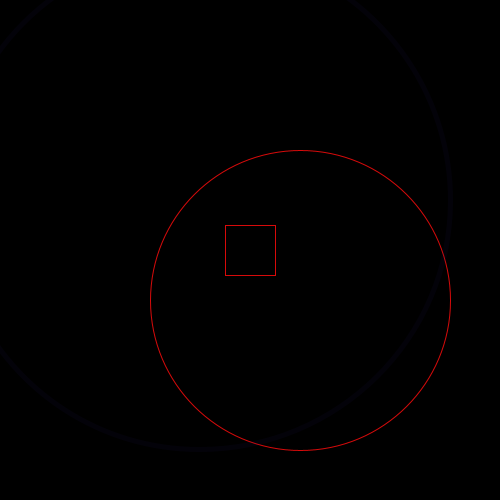
Frame 1 (no input)
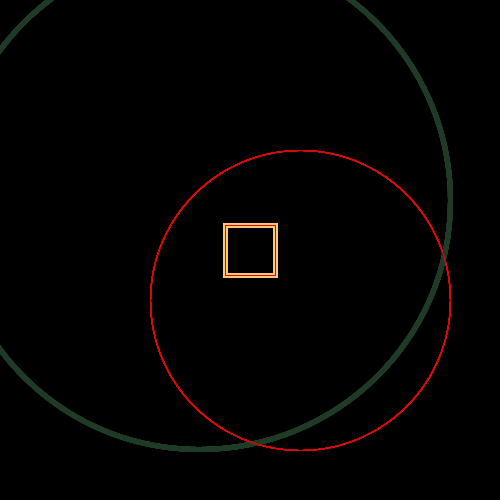
Frame 60 (the mouse pressed at the canvas centre just before this capture)
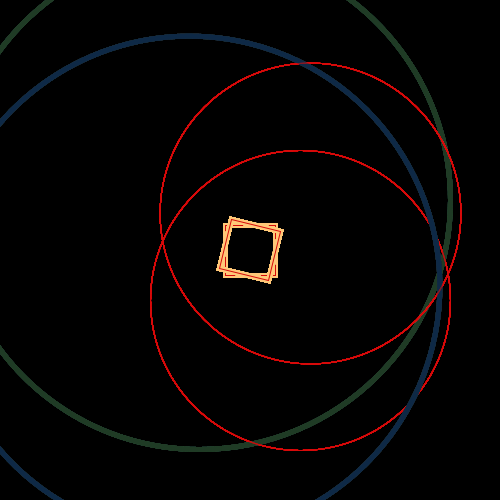
Frame 120 (the mouse held since frame 60 and released just before this capture)

The Processing sketch that drew these frames (run headless with seeded random() and noise(); from frame 60 on, the mouse is pressed at the canvas centre):

// Processing sketch: processing_142618
// ── processing_142618.pde

void setup()
{
size(500, 500);
background(0);
}

int grad = 0;

void draw()
{

  float pos = (mouseY);
  translate(width/2, height/2);
  noFill();
  rotate(pos/1);
  grad++;
  println(grad);
  stroke(255, 200, 120);
  rectMode(CENTER);

  
  rect(0, 0, 50, 50);
  ellipseMode(CENTER);
  strokeWeight(1);
  stroke(215, 10, 10);
  ellipse(50, 50, 300, 300);
  
  rect(0, 0, 50, 50);
  ellipseMode(CENTER);
  rotate(PI);
  strokeWeight(5);
  stroke(random(50), random(100), random(100), random(100)); 
  //stroke(100, 100, 180);
  ellipse(50, 50, 500, 500);
 

}
